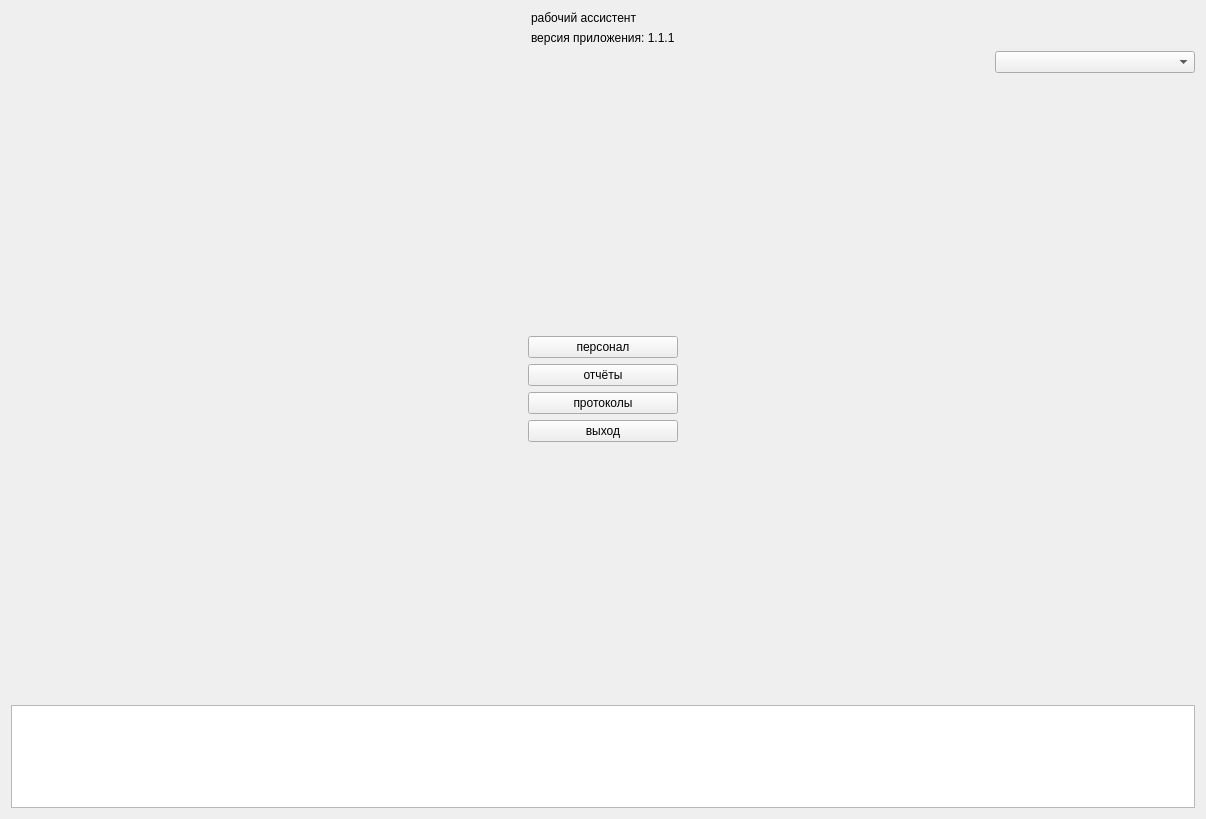
<?xml version="1.0" encoding="UTF-8"?>
<ui version="4.0">
 <class>MainMenuWidget</class>
 <widget class="QWidget" name="MainMenuWidget">
  <property name="geometry">
   <rect>
    <x>0</x>
    <y>0</y>
    <width>1206</width>
    <height>819</height>
   </rect>
  </property>
  <property name="windowTitle">
   <string>Form</string>
  </property>
  <layout class="QGridLayout" name="gridLayout">
   <item row="0" column="0">
    <layout class="QVBoxLayout" name="verticalLayout_3" stretch="0,0,5,0,5,2">
     <item>
      <layout class="QHBoxLayout" name="horizontalLayout_2">
       <item>
        <spacer name="horizontalSpacer_3">
         <property name="orientation">
          <enum>Qt::Orientation::Horizontal</enum>
         </property>
         <property name="sizeHint" stdset="0">
          <size>
           <width>40</width>
           <height>20</height>
          </size>
         </property>
        </spacer>
       </item>
       <item>
        <layout class="QVBoxLayout" name="verticalLayout">
         <item>
          <widget class="QLabel" name="label_app_title">
           <property name="text">
            <string>рабочий ассистент</string>
           </property>
          </widget>
         </item>
         <item>
          <widget class="QLabel" name="label_app_version">
           <property name="text">
            <string>версия приложения: 1.1.1</string>
           </property>
          </widget>
         </item>
        </layout>
       </item>
       <item>
        <spacer name="horizontalSpacer_4">
         <property name="orientation">
          <enum>Qt::Orientation::Horizontal</enum>
         </property>
         <property name="sizeHint" stdset="0">
          <size>
           <width>40</width>
           <height>20</height>
          </size>
         </property>
        </spacer>
       </item>
      </layout>
     </item>
     <item>
      <layout class="QHBoxLayout" name="horizontalLayout_4">
       <item>
        <spacer name="horizontalSpacer_5">
         <property name="orientation">
          <enum>Qt::Orientation::Horizontal</enum>
         </property>
         <property name="sizeHint" stdset="0">
          <size>
           <width>40</width>
           <height>20</height>
          </size>
         </property>
        </spacer>
       </item>
       <item>
        <widget class="QComboBox" name="comboBox_companies">
         <property name="minimumSize">
          <size>
           <width>200</width>
           <height>0</height>
          </size>
         </property>
        </widget>
       </item>
      </layout>
     </item>
     <item>
      <spacer name="verticalSpacer">
       <property name="orientation">
        <enum>Qt::Orientation::Vertical</enum>
       </property>
       <property name="sizeHint" stdset="0">
        <size>
         <width>20</width>
         <height>40</height>
        </size>
       </property>
      </spacer>
     </item>
     <item>
      <layout class="QHBoxLayout" name="horizontalLayout">
       <item>
        <spacer name="horizontalSpacer">
         <property name="orientation">
          <enum>Qt::Orientation::Horizontal</enum>
         </property>
         <property name="sizeHint" stdset="0">
          <size>
           <width>40</width>
           <height>20</height>
          </size>
         </property>
        </spacer>
       </item>
       <item>
        <layout class="QVBoxLayout" name="verticalLayout_2" stretch="0,0,0,0">
         <item>
          <widget class="QPushButton" name="pushButton_edit_employees">
           <property name="minimumSize">
            <size>
             <width>150</width>
             <height>0</height>
            </size>
           </property>
           <property name="text">
            <string>персонал</string>
           </property>
          </widget>
         </item>
         <item>
          <widget class="QPushButton" name="pushButton_create_sheets">
           <property name="minimumSize">
            <size>
             <width>150</width>
             <height>0</height>
            </size>
           </property>
           <property name="text">
            <string>отчёты</string>
           </property>
          </widget>
         </item>
         <item>
          <widget class="QPushButton" name="pushButton_create_protocols">
           <property name="minimumSize">
            <size>
             <width>150</width>
             <height>0</height>
            </size>
           </property>
           <property name="text">
            <string>протоколы</string>
           </property>
          </widget>
         </item>
         <item>
          <widget class="QPushButton" name="pushButton_exit">
           <property name="minimumSize">
            <size>
             <width>150</width>
             <height>0</height>
            </size>
           </property>
           <property name="text">
            <string>выход</string>
           </property>
          </widget>
         </item>
        </layout>
       </item>
       <item>
        <spacer name="horizontalSpacer_2">
         <property name="orientation">
          <enum>Qt::Orientation::Horizontal</enum>
         </property>
         <property name="sizeHint" stdset="0">
          <size>
           <width>40</width>
           <height>20</height>
          </size>
         </property>
        </spacer>
       </item>
      </layout>
     </item>
     <item>
      <spacer name="verticalSpacer_2">
       <property name="orientation">
        <enum>Qt::Orientation::Vertical</enum>
       </property>
       <property name="sizeHint" stdset="0">
        <size>
         <width>20</width>
         <height>40</height>
        </size>
       </property>
      </spacer>
     </item>
     <item>
      <widget class="QPlainTextEdit" name="plainTextEdit_logs">
       <property name="minimumSize">
        <size>
         <width>0</width>
         <height>20</height>
        </size>
       </property>
       <property name="undoRedoEnabled">
        <bool>false</bool>
       </property>
       <property name="readOnly">
        <bool>true</bool>
       </property>
      </widget>
     </item>
    </layout>
   </item>
  </layout>
 </widget>
 <resources/>
 <connections/>
</ui>
